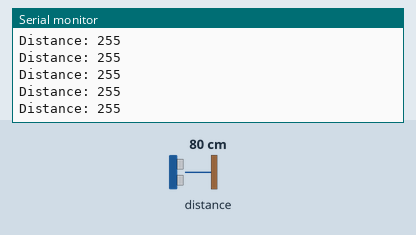
A sketch run on a simulated Arduino Nano 33 BLE. Shown: the last lines printed to the serial monitor. The inputs (shaded band) are chosen by the test bench; at power-on: distance to the obstacle 80 cm.

Above: at 1.2 s.
1.3 s: distance to the obstacle set to 2 cm
At 2.3 s:
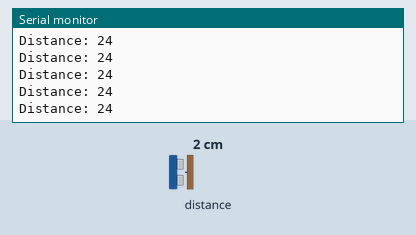
2.8 s: distance to the obstacle set to 4 cm
At 3.8 s:
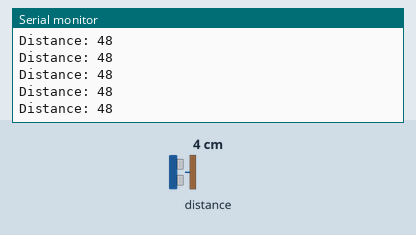
Timing chart, 0 to 5.8 s (numbered marks = the images above; inputs shaded):
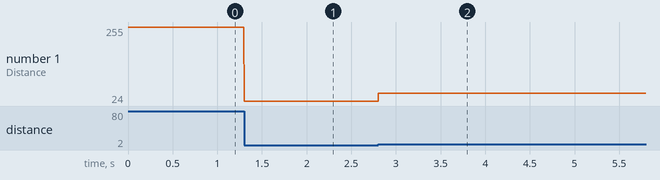

The sketch:

TestAPDS9960Proximity.ino
```cpp
/**
*
*  @file TestAPDS9960Proximity.ino
*
*  @brief This sketch tests the proximity sensor
*
*  The sketches reads the distance and print the distance in the serial monitor
*
*/

#include <Arduino_APDS9960.h>   /*< Library for APDS9960 sensor */


int proximity; /*< Measured value for the distance */


/**
*  @brief the setup function runs once when you press reset or power the board
*
*  standard function of Arduino sketches
*
*  Initialization of the
*  - serial communication; here: 9600 Baud
*  - the sensor
*
*  @param ---
*
*  @return void
*/
void setup()
{
  Serial.begin(9600);

  // initialze the sensor
  if (!APDS.begin()) {
    Serial.println("Error initializing APDS9960 sensor.");
  }
}

/**
*  @brief the loop function runs over and over again forever
*
*  standard function of Arduino sketches
*
*  The function checks, if a sensor value, here proximity, is available
* if a proximity is available, then the function reads the distance and sends the value to the serial monitor
*
*  @param ---
*
*  @return void
*/
void loop()
{
  // check whether distance measurement is available, if not 5 ms
  if (APDS.proximityAvailable())
  {
    // read the Measured value
    proximity = APDS.readProximity();
    // print the measured value
    if (proximity != -1) {
      Serial.print("Distance: ");
      Serial.println(proximity);
    }
  }

}
```

Measured:
- after the input at 1.3 s, the serial monitor: prints a new line at once (image 1)
- after the input at 2.8 s, the serial monitor: prints a new line at once (image 2)
- plotted number 1: 255 → 24 after the input at 1.3 s, 24 → 48 after the input at 2.8 s
